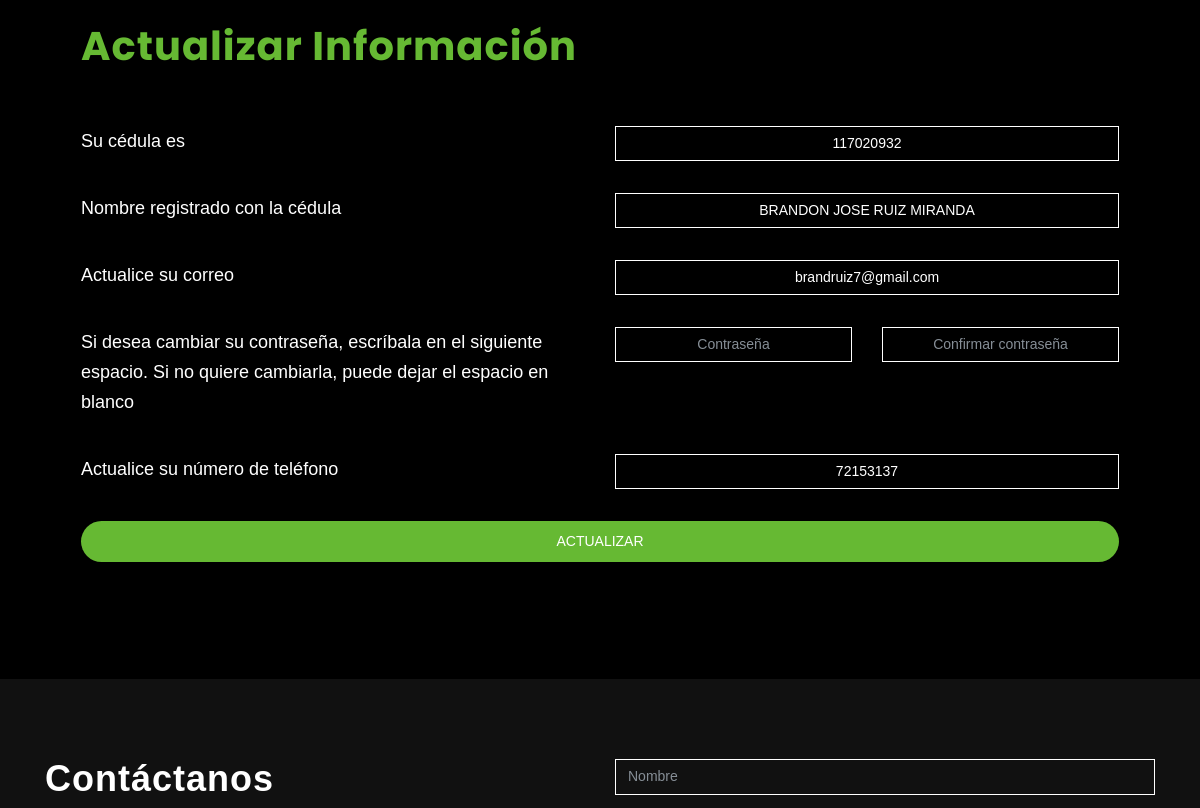
The page /Code/ProyectoAW/Views/actualizarPerfil.php?q=4 (signed in, middle part) on the database as committed earlier.
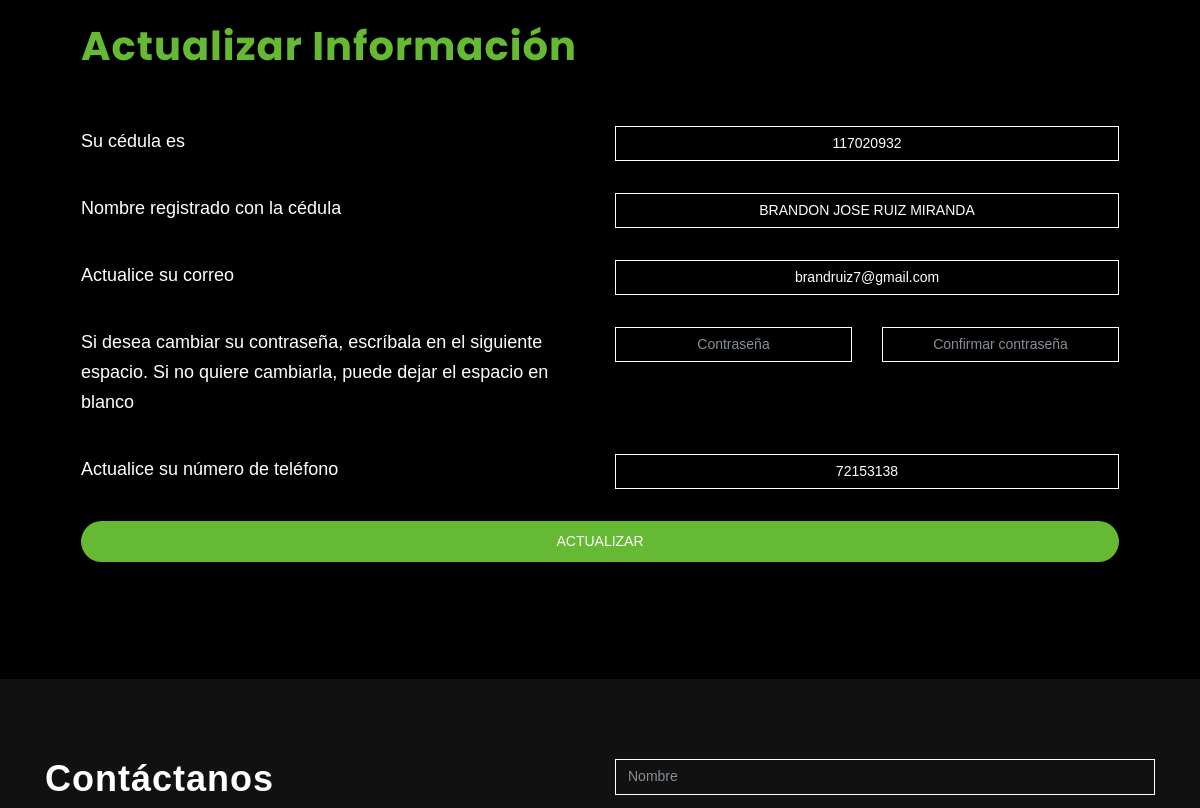
The same page on the database as committed later.
### tables this page shows
CREATE TABLE `usuario` (
  `ConsecutivoUsuario` bigint(20) NOT NULL,
  `Cedula` varchar(20) NOT NULL,
  `Nombre` varchar(100) NOT NULL,
  `CorreoElectronico` varchar(70) NOT NULL,
  `Telefono` varchar(8) NOT NULL,
  `Contrasenna` varchar(10) NOT NULL,
  `Estado` tinyint(4) NOT NULL,
  `TipoUsuario` tinyint(4) NOT NULL
);

### Code/ProyectoAW/Models/usuariosModel.php (called while the page is built, shortened)
<?php
function ConsultarUsuarioModel($ConsecutivoUsuario){
    $instancia = Open();
    $sentencia = "CALL ConsultarUsuario($ConsecutivoUsuario);";
    $respuesta = $instancia -> query($sentencia);
    return $respuesta;
}
?>

### Code/ProyectoAW/Controllers/usuariosController.php (called while the page is built, shortened)
<?php
include_once '../Models/usuariosModel.php';
function ConsultarUsuario($consecutivo){
    $res = ConsultarUsuarioModel($consecutivo);
    return mysqli_fetch_array($res);
}
?>

### Code/ProyectoAW/Views/actualizarPerfil.php (the view, shortened to what the changed rows need)
<?php
  include_once 'utilitarios.php';
  include_once '../Controllers/usuariosController.php';
  $datos = ConsultarUsuario($_GET["q"]);
?>
<!DOCTYPE html>
<html lang="en">
<body>
    <section id="services" class="section" style="background-color: #000000;">
        <div class="container">
            <p class="section-subtitle wow fadeIn" data-wow-duration="1000ms" data-wow-delay="0.3s"
                style="text-align: justify;">
                <br>
                <br>
                <br>
            <div class="content-wrapper">
                <section class="content-header">
                    <div class="container-fluid">
                        <div class="card">
                            <div class="card-body login-card-body">
                                <form action="" method="post">
                                    <div class="row">
                                        <div class="col-6">
                                            <input type="text" class="form-control" placeholder="Identificación"
                                                disabled style="text-align:center;" required id="Identificacion"
                                                name="Identificacion" id="Identificación" onkeyUp="buscarNombreApi();"
                                                value="<?php echo $datos["Cedula"] ?>">
                                        </div>
                                    </div>
                                    <br>
                                    <div class="row">
                                        <div class="col-6">
                                            <input type="text" class="form-control" placeholder="Nombre" disabled
                                                required id="Nombre" name="Nombre" readOnly="true"
                                                style="text-align:center;" value="<?php echo $datos["Nombre"] ?>">
                                        </div>
                                    </div>
                                    <br>
                                    <div class="row">
                                        <div class="col-6">
                                            <input type="email" class="form-control" placeholder="Correo Electrónico"
                                                required id="correoElectronico" name="correoElectronico"
                                                style="text-align:center;" disabled
                                                value="<?php echo $datos["CorreoElectronico"] ?>">
                                        </div>
                                    </div>
                                    <br>
                                    <br>
                                    <div class="row">
                                        <div class="col-6">
                                            <input type="text" class="form-control" placeholder="Número telefónico"
                                                required id="Telefono" name="Telefono" style="text-align:center;"
                                                value="<?php echo $datos["Telefono"] ?>">
                                        </div>
                                    </div>
                                    <br>
                                </form>
                            </div>
                        </div>
                    </div>
                </section>
            </div>
            </p>
        </div>
    </section>
</body>
</html>

Rows that differ between the two databases and show on the page:
changed usuario "BRANDON JOSE RUIZ MIRANDA": Telefono "72153137" → "72153138"
